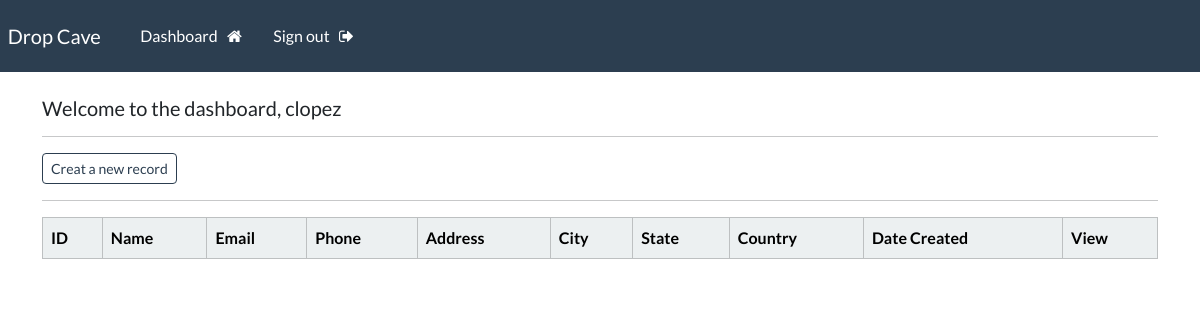
The app's page /dashboard (signed in), older data.
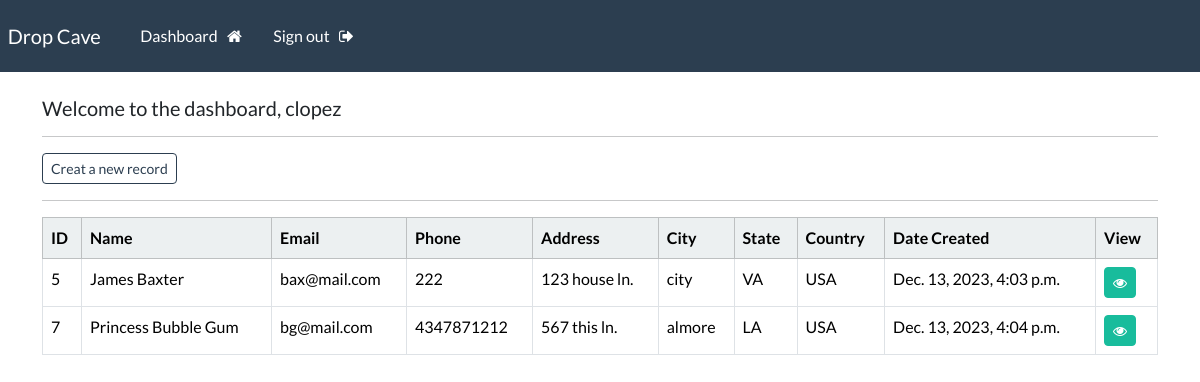
The same page, newer data.
### myApp/models.py (models this page shows, shortened)
class Record(models.Model):
    creation_date = models.DateTimeField(auto_now_add=True)
    first_name = models.CharField(max_length=100)
    last_name = models.CharField(max_length=100)
    email = models.CharField(max_length=255)
    phone = models.CharField(max_length=300)
    address = models.CharField(max_length=255)
    city = models.CharField(max_length=255)
    state = models.CharField(max_length=200)
    country = models.CharField(max_length=125)

### myApp/views.py (the view)
# urls.py: path("dashboard", views.dashboard, name="dashboard"),
@login_required(login_url='login')
def dashboard(request):
    my_records = Record.objects.all()
    context = {'records': my_records}
    return render(request, 'myApp/dashboard.html', context=context)

### myApp/templates/myApp/dashboard.html
{% extends 'myApp/base.html' %}
{% block content %}
    <h5>Welcome to the dashboard, {{user}}</h5>
    <hr>
    <a class='btn btn-outline-primary btn-sm' href="{% url 'create-record' %}">
        Creat a new record
    </a>
    <hr>
    <table class="table table-hover table-bordered">
        <thead class="table-light">
            <tr>
                <th scope="col">ID</th>
                <th scope="col">Name</th>
                <th scope="col">Email</th>
                <th scope="col">Phone</th>
                <th scope="col">Address</th>
                <th scope="col">City</th>
                <th scope="col">State</th>
                <th scope="col">Country</th>
                <th scope="col">Date Created</th>
                <th scope="col">View</th>
            </tr>
        </thead>
        <tbody>
        {% if records %}
            {% for record in records %}
            <tr>
                <td>{{record.id}}</td>
                <td>{{record.first_name}}   {{record.last_name}}</td>
                <td>{{record.email}}</td>
                <td>{{record.phone}}</td>
                <td>{{record.address}}</td>
                <td>{{record.city}}</td>
                <td>{{record.state}}</td>
                <td>{{record.country}}</td>
                <td>{{record.creation_date}}</td>
                <td><a class="btn btn-success btn-sm" href="{% url 'record' record.id %}"><i class="fa fa-eye" aria-hidden="true"></i>
                </td>
            </tr>
            {% endfor %}
        {% endif %}
        </tbody>
    </table>
{% endblock content %}

### myApp/templates/myApp/base.html (shortened to what this page needs)
{% load static %}
<!DOCTYPE html>
<html>
    <head>
        <link rel='stylesheet' type='text/css' href="https://bootswatch.com/5/flatly/bootstrap.min.css">
        <link rel='stylesheet' type='text/css' href="{% static "css/style.css" %}">
        <link rel="stylesheet" href="https://cdnjs.cloudflare.com/ajax/libs/font-awesome/4.7.0/css/font-awesome.min.css">
    </head>
    <body>
        {% include "myApp/navbar.html" %}
        <div class='container'>
            <br>
            {% block content %}
            {% endblock %}
        </div>

### myApp/templates/myApp/navbar.html (shortened to what this page needs)
<nav class="navbar navbar-expand-lg navbar-dark bg-primary justify-content-center">
    <a class="navbar-brand main-heading" href="{% url '' %}">
      &nbsp; Drop Cave
    </a>
      <div class="collapse navbar-collapse text-center" id="navbarNavDropdown">
        <ul class="navbar-nav mr-auto">
          {% if user.is_authenticated %}
            <li class="nav-item">
              <a class="nav-link" href="{% url 'dashboard' %}">Dashboard &nbsp; <i class="fa fa-home" aria-hidden="true"></i> </a>
            </li>
            <li class="nav-item">
              <a class="nav-link" href="{% url 'logout' %}">Sign out &nbsp; <i class="fa fa-sign-out" aria-hidden="true"></i> </a>
            </li>
        </ul>
        {% endif %}
      </div>
  </nav>

Row changes from the older to the newer data that the page shows:
added Record: id "5", first_name "James", last_name "Baxter", email "bax@mail.com", phone "222", address "123 house ln.", city "city", state "VA", country "USA", creation_date "Dec. 13, 2023, 4:03 p.m."
added Record: id "7", first_name "Princess", last_name "Bubble Gum", email "bg@mail.com", phone "4347871212", address "567 this ln.", city "almore", state "LA", country "USA", creation_date "Dec. 13, 2023, 4:04 p.m."
